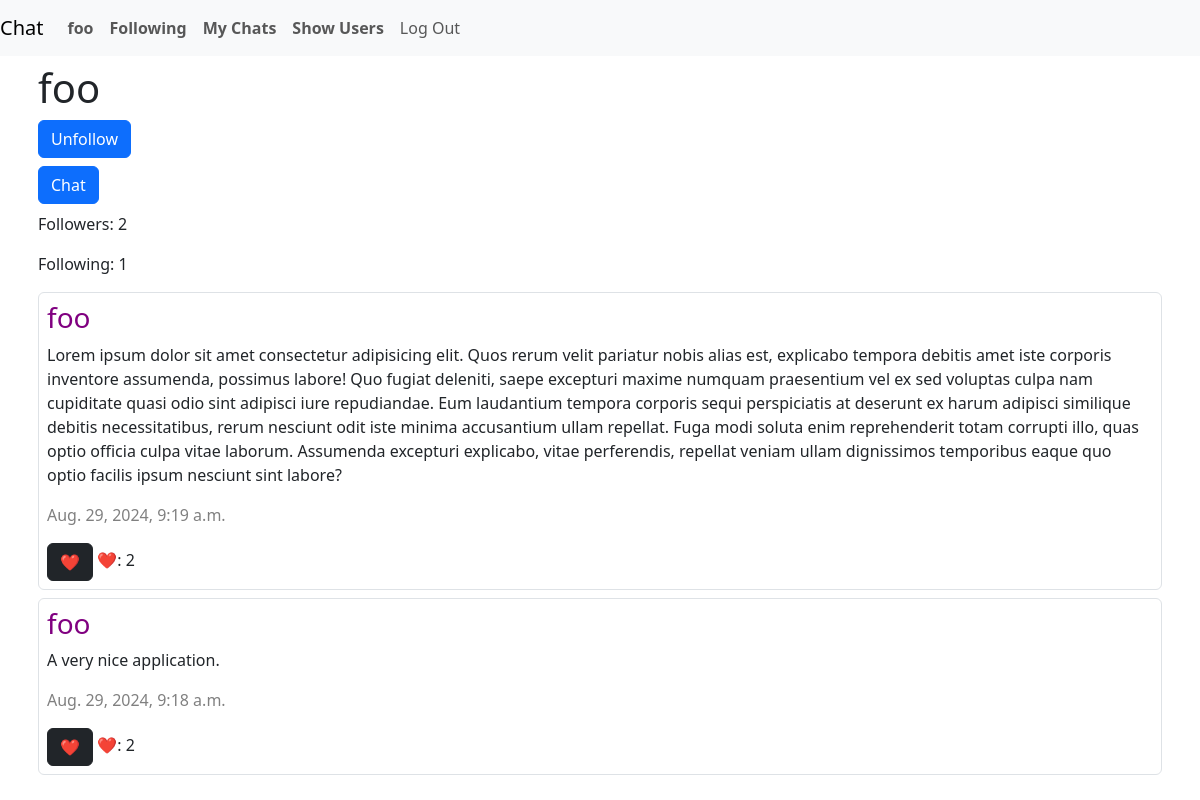
Page /user/6/ (signed in) on the committed database.
### chat/models.py (models this page shows)
class User(AbstractUser):
    karma = models.IntegerField()
    groups = models.ManyToManyField(
        'auth.Group',
        related_name='chat_users',
        blank=True,
        help_text='The groups this user belongs to.',
        verbose_name='groups',
    )
    user_permissions = models.ManyToManyField(
        'auth.Permission',
        related_name='chat_user_permissions',
        blank=True,
        help_text='Specific permissions for this user.',
        verbose_name='user permissions',
    )
    following = models.ManyToManyField("self", symmetrical=False, related_name="followers", blank=True)

class Posts(models.Model):
    id = models.AutoField(primary_key=True)
    content = models.TextField()
    timestamp = models.DateTimeField(auto_now_add=True)
    user = models.ForeignKey(User, on_delete=models.CASCADE, related_name='user_posts')
    likes = models.ManyToManyField(User, related_name="liked_posts", blank=True)

### chat/views.py (the view)
# urls.py: path("user/<int:user_id>/", views.user_profile, name="user_profile"),
def user_profile(request, user_id):
    if request.method == 'POST':
        target_user = get_object_or_404(User, pk=user_id)
        new_chat = Chat.objects.filter(users=target_user).filter(users=request.user).first()
        if not new_chat:
            new_chat = Chat.objects.create()
            new_chat.users.add(request.user, target_user)
        return redirect("chat_room", chat_id=new_chat.id)
    else:
        user = get_object_or_404(User, id=user_id)
        posts = user.user_posts.all().order_by("-timestamp")
        paginator = Paginator(posts, 10)
        page_number = request.GET.get('page')
        page_obj = paginator.get_page(page_number)
        return render(request, "chat/user_profile.html", {
            "user": user,
            "page_obj": page_obj,
        })

### chat/templates/chat/user_profile.html (shortened to what this page needs)
{% extends "chat/layout.html" %}
{% load static %}
{% block body %}
<div class="container p-2">
    <h1>{{ user }}</h1>
    {% if request.user != user and request.user.is_authenticated %}
    <form action="{% url 'follow' user.id %}" method="post">
        {% if request.user in user.followers.all %}
            <input type="submit" value="Unfollow" class="btn btn-primary">
        {% else %}
            <input type="submit" value="Follow" class="btn btn-primary">
        {% endif %}
    </form>
    <form class="mt-2" action="{% url 'user_profile' user.id %}" method="post">
        <button type="submit" class="btn btn-primary">Chat</button>
    </form>
    {% endif %}
    <p class="mt-2">
        Followers: <span>{{ user.followers.count }}</span>
    </p>
    <p>
        Following: <span>{{ user.following.count }}</span>
    </p>
    {% for post in page_obj %}
        <div id="{{ post.id }}" class="border rounded-2 p-2 mt-2">
            <h3>
                <a href="{% url 'user_profile' post.user.id %}"
                style="color: purple; text-decoration: none;">
                    {{ post.user }}
                </a>
            </h3>
            <p id="post_content_{{ post.id }}">{{ post.content }}</p>
            <p><span style="color: gray; font-weight: 100;">{{ post.timestamp }}</span></p>
            {% if request.user.is_authenticated %}
            <button class="btn btn-dark like_button" type="button" data_post_id="{{ post.id }}">❤️</button>
            {% endif %}
            <span>❤️: <span id="like_count_{{ post.id }}">{{ post.likes.count }}</span></span>
        </div>
        {% endfor %}
        <div class="pagination p-2">
        </div>
</div>
{% endblock %}

### chat/templates/chat/layout.html (shortened to what this page needs)
{% load static %}
<!DOCTYPE html>
<html lang="en">
    <head>
        <link href="https://cdn.jsdelivr.net/npm/bootstrap@5.3.3/dist/css/bootstrap.min.css" rel="stylesheet">
        <link href="{% static 'chat/styles.css' %}" rel="stylesheet">
    </head>
    <body>
        <nav class="navbar navbar-expand-lg navbar-light bg-light">
            <a class="navbar-brand" href="{% url 'index' %}">Chat</a>
            <div>
              <ul class="navbar-nav mr-auto">
                {% if request.user.is_authenticated %}
                    <li class="nav-item">
                        <a class="nav-link" href="{% url 'user_profile' request.user.id %}"><strong>{{ user.username }}</strong></a>
                    </li>
                    <li class="nav-item">
                        <a class="nav-link" href="{% url 'following' %}"><strong>Following</strong></a>
                    </li>
                    <li class="nav-item">
                        <a class="nav-link" href="{% url 'mychats' %}"><strong>My Chats</strong></a>
                    </li>
                    {% else %}
                    <li class="nav-item">
                        <a class="nav-link" href="{% url 'register' %}">
                            <strong>Anonymous</strong>
                        </a>
                    </li>
                {% endif %}
                <li class="nav-item">
                    <a class="nav-link" href="{% url 'show_users' %}"><strong>Show Users</strong></a>
                </li>
                {% if request.user.is_authenticated %}
                    <li class="nav-item">
                        <a class="nav-link" href="{% url 'logout' %}">Log Out</a>
                    </li>
                {% endif %}
              </ul>
            </div>
          </nav>
        <div class="body">
            {% block body %}
            {% endblock %}
        </div>
    </body>
</html>

### rows in the picture
User: username "foo", followers.count "2", following.count "1"
Posts: user "foo", content "Lorem ipsum dolor sit amet consectetur adipisicing elit. Quos rerum velit pariatur nobis alias est, explicabo tempora debitis amet iste corporis inventore assumenda, possimus labore! Quo fugiat deleniti, saepe excepturi maxime numquam praesentium vel ex sed voluptas culpa nam cupiditate quasi odio sint adipisci iure repudiandae. Eum laudantium tempora corporis sequi perspiciatis at deserunt ex harum adipisci similique debitis necessitatibus, rerum nesciunt odit iste minima accusantium ullam repellat. Fuga modi soluta enim reprehenderit totam corrupti illo, quas optio officia culpa vitae laborum. Assumenda excepturi explicabo, vitae perferendis, repellat veniam ullam dignissimos temporibus…", timestamp "Aug. 29, 2024, 9:19 a.m.", likes.count "2"
Posts: user "foo", content "A very nice application.", timestamp "Aug. 29, 2024, 9:18 a.m.", likes.count "2"
